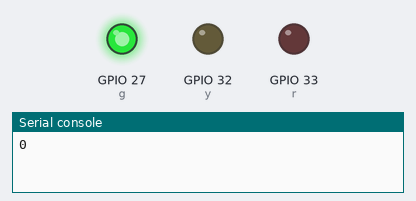
Recording of a program running on a simulated ESP32 board running MicroPython. Shown: output pins drawn as LEDs (lit = HIGH), the last lines printed to the serial console.

Above: at 0.5 s.
At 2.5 s:
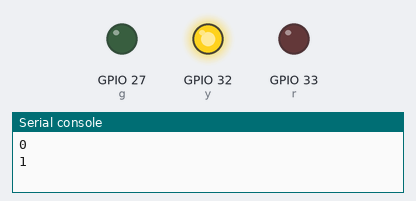
At 4.5 s:
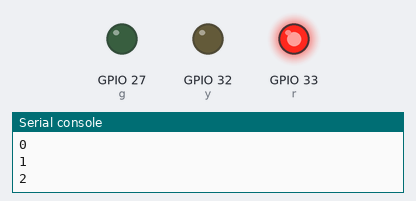
At 5.5 s:
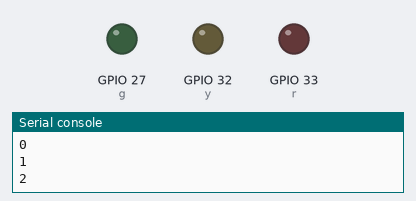
Timing chart, 0 to 7.8 s (numbered marks = the images above):
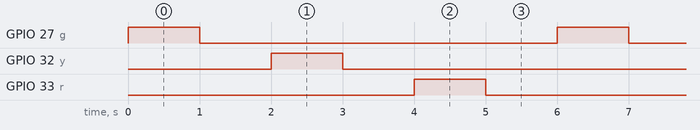

The program:

trafficlight_test1.py
```python
from machine import Pin
from time import sleep

g = Pin(27, Pin.OUT)
y = Pin(32, Pin.OUT)
r = Pin(33, Pin.OUT)

led = [g,y,r]

while True:
    for x in range(3):
        print(x)
        led[x].on()
        sleep(1)
        led[x].off()
        sleep(1)
```

Measured:
- by itself, GPIO 27 (g), GPIO 32 (y), GPIO 33 (r): alternates HIGH for 1.0 s and LOW for 5.0 s
- by itself, everything shown: repeats every 6.0 s, in 6 steps
